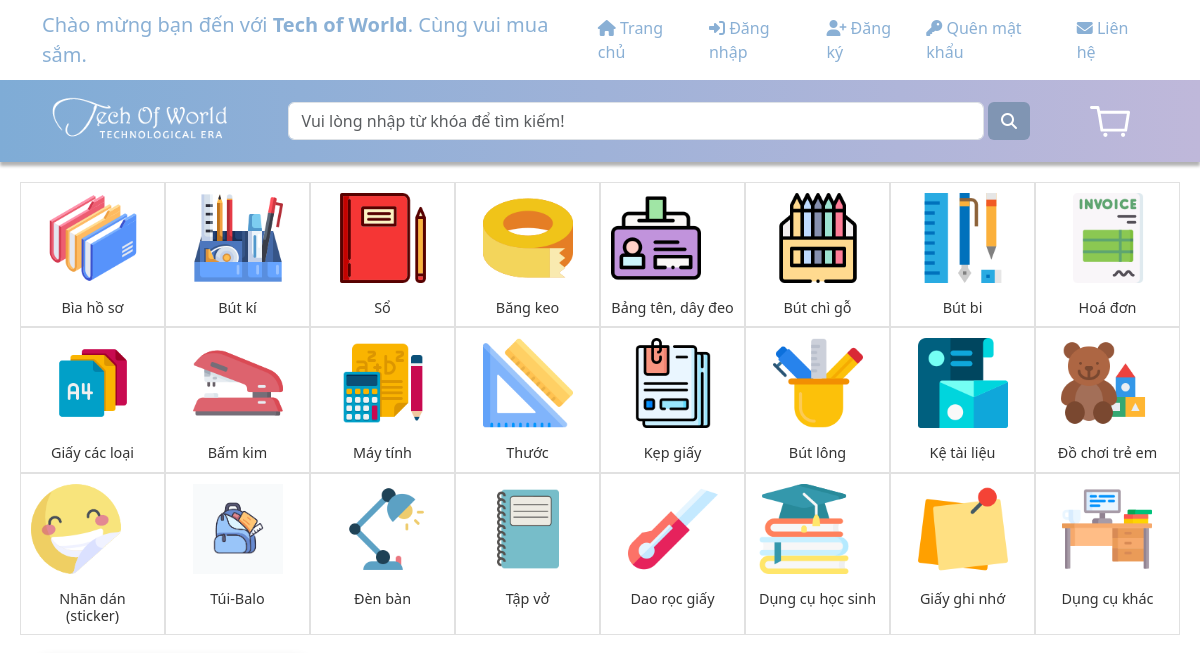
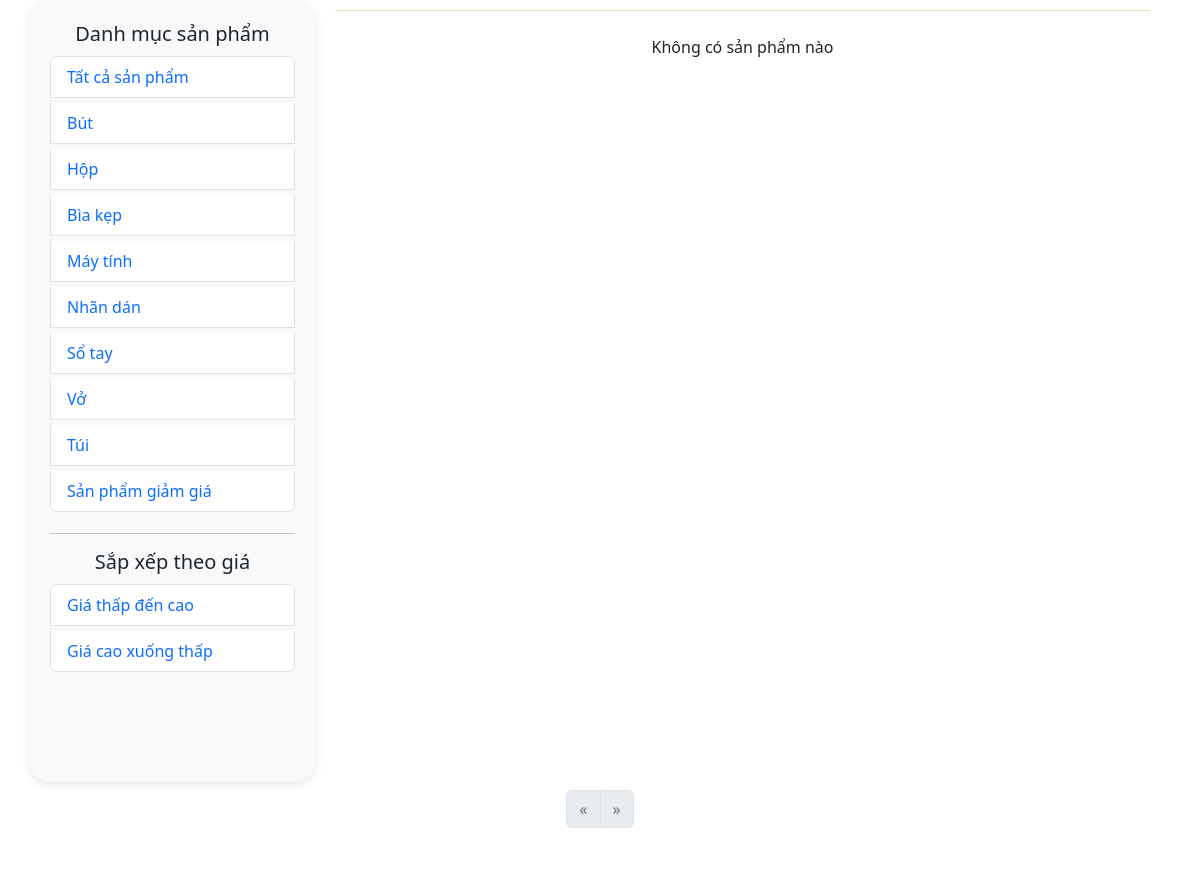
The page /Website/list_search.php (upper part) on the database as committed earlier (2 pictures, top to bottom).
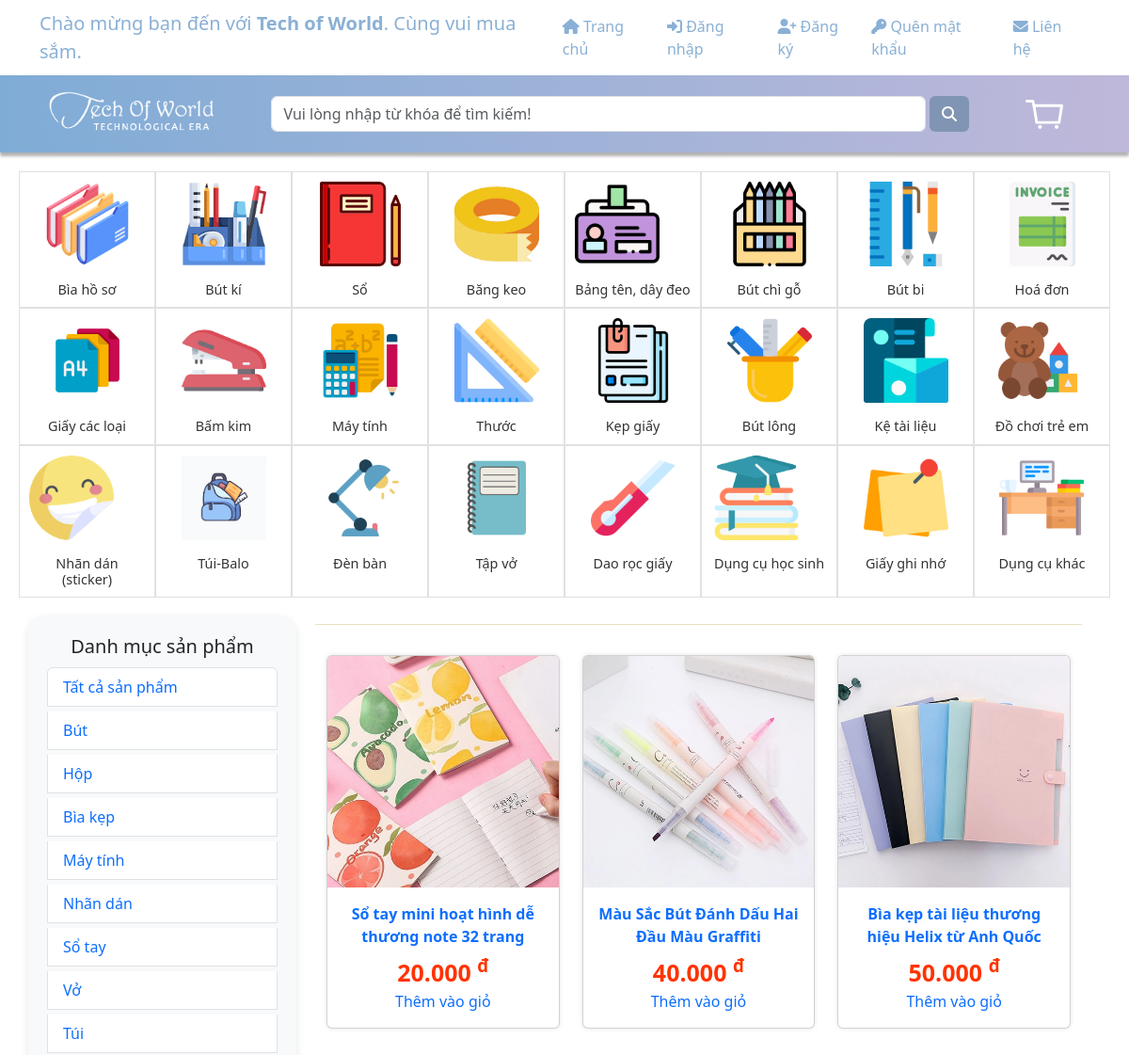
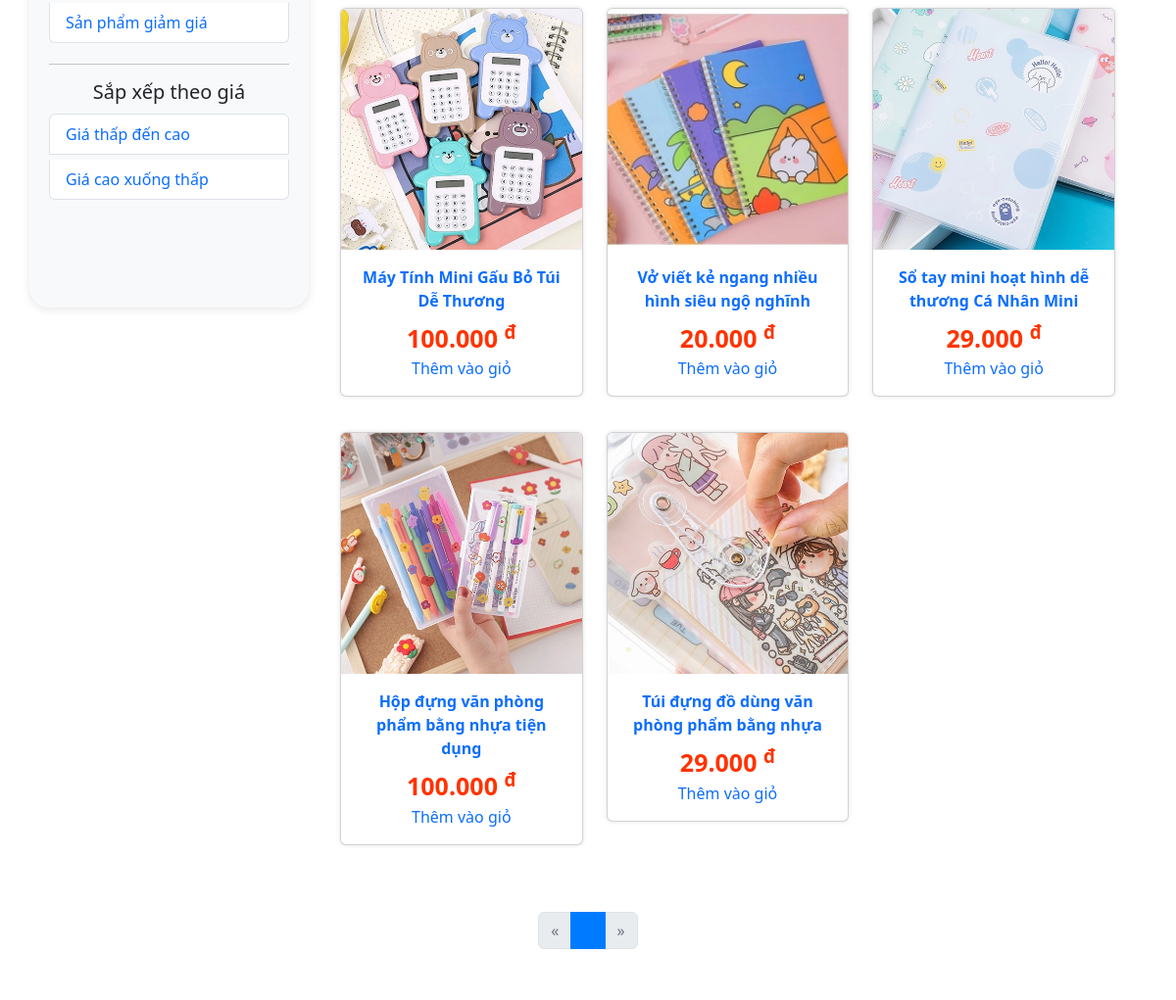
The same page on the database as committed later (2 pictures, top to bottom).
### tables this page shows
CREATE TABLE `product` (
  `product_id` int(11) NOT NULL,
  `product_type_name` varchar(100) NOT NULL,
  `product_name` varchar(250) NOT NULL,
  `product_price` varchar(250) NOT NULL,
  `product_description` varchar(300) DEFAULT NULL,
  `product_details` varchar(300) NOT NULL,
  `product_images` varchar(50) NOT NULL,
  `product_quantity` int(250) NOT NULL DEFAULT 1,
  `product_type_id` varchar(50) NOT NULL
);

### sources/FE/search.php (the view, shortened to what the changed rows need)
<!DOCTYPE html>
<html lang="en">
<head>
    <link href="https://cdn.jsdelivr.net/npm/bootstrap@5.3.1/dist/css/bootstrap.min.css" rel="stylesheet">
    <link rel="stylesheet" href="https://cdnjs.cloudflare.com/ajax/libs/font-awesome/6.4.2/css/all.min.css">
</head>
<body>
<div class="container">
    <div class="row">
        <div class="col-lg-9 col-md-8">
            <div class="product-list mb-3 p-2">
                <div class="container">
                    <div class="row">
                        <div class="text-center py-2">
                            <div class="row">
                                <?php
                                    include('../connect_SQL/connect.php');
                                    $search = strtolower(trim($_GET['search'] ?? ''));
                                    $valueCart = 9;
                                    $page = isset($_GET['page']) ? (int)$_GET['page'] : 1;
                                    $offset = ($page - 1) * $valueCart;
                                    $query = "SELECT sp.* FROM product sp WHERE LOWER(sp.product_name) LIKE ? OR LOWER(sp.product_type_name) LIKE ? LIMIT ?, ?";
                                    $stmt = $connect->prepare($query);
                                    $searchParam = "%" . $search . "%";
                                    $stmt->bind_param("ssii", $searchParam, $searchParam, $offset, $valueCart);
                                    $stmt->execute();
                                    $result = $stmt->get_result();
                                    $duongdanimg = '../Assets/img/sanpham/';
                                    if ($result && $result->num_rows > 0) {
                                        while ($data = $result->fetch_assoc()) {
                                            ?>
                                            <div class="col-lg-4 col-md-6 col-sm-9 py-2">
                                                <a href="./product.php?product_id=<?= $data['product_id'] ?>">
                                                    <div class="card">
                                                        <img src="<?= $duongdanimg . $data['product_images'] ?>" class="card-img-top" alt="<?= $data['product_name'] ?>">
                                                        <div class="card-body">
                                                            <p class="card-title"><strong><?= htmlspecialchars($data['product_name']) ?></strong></p>
                                                            <p class="card-text">
                                                                <strong style="color:#f30; font-size:25px"><?= number_format($data['product_price'], 0, '.', '.') ?> <sup>đ</sup></strong>
                                                            </p>
                                                            <div class="action-cart d-flex align-items-center justify-content-center">
                                                                <a class="cart-button btn-buy" href="./product.php?product_id=<?= $data['product_id'] ?>">Thêm vào giỏ</a>
                                                            </div>
                                                        </div>
                                                    </div>
                                                </a>
                                            </div>
                                            <?php
                                        }
                                    } else {
                                        echo '<p class="text-center">Không có sản phẩm nào</p>';
                                    }
                                ?>
                            </div>
                        </div>
                    </div>
                </div>
            </div>
        </div>
    </div>
</body>
</html>

Rows that differ between the two databases and show on the page:
added product: product_images (picture), product_name "Sổ tay mini hoạt hình dễ thương note 32 trang", product_price "20.000"
added product: product_images (picture), product_name "Màu Sắc Bút Đánh Dấu Hai Đầu Màu Graffiti", product_price "40.000"
added product: product_images (picture), product_name "Bìa kẹp tài liệu thương hiệu Helix từ Anh Quốc", product_price "50.000"
added product: product_images (picture), product_name "Máy Tính Mini Gấu Bỏ Túi Dễ Thương", product_price "100.000"
added product: product_images (picture), product_name "Vở viết kẻ ngang nhiều hình siêu ngộ nghĩnh", product_price "20.000"
added product: product_images (picture), product_name "Sổ tay mini hoạt hình dễ thương Cá Nhân Mini", product_price "29.000"
added product: product_images (picture), product_name "Hộp đựng văn phòng phẩm bằng nhựa tiện dụng", product_price "100.000"
added product: product_images (picture), product_name "Túi đựng đồ dùng văn phòng phẩm bằng nhựa", product_price "29.000"
Other text that changed with them:
text no longer shown: "Không có sản phẩm nào"
